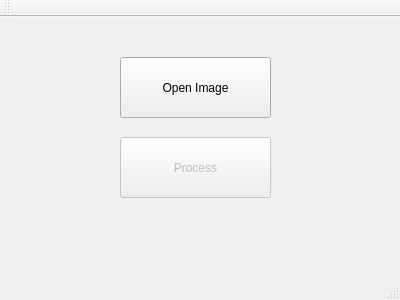
<?xml version="1.0" encoding="UTF-8"?>
<ui version="4.0">
 <class>MainWindow</class>
 <widget class="QMainWindow" name="MainWindow">
  <property name="geometry">
   <rect>
    <x>0</x>
    <y>0</y>
    <width>400</width>
    <height>300</height>
   </rect>
  </property>
  <property name="windowTitle">
   <string>MainWindow</string>
  </property>
  <widget class="QWidget" name="centralWidget">
   <widget class="QPushButton" name="pushButton">
    <property name="geometry">
     <rect>
      <x>120</x>
      <y>40</y>
      <width>151</width>
      <height>61</height>
     </rect>
    </property>
    <property name="text">
     <string>Open Image</string>
    </property>
   </widget>
   <widget class="QPushButton" name="pushButton_2">
    <property name="enabled">
     <bool>false</bool>
    </property>
    <property name="geometry">
     <rect>
      <x>120</x>
      <y>120</y>
      <width>151</width>
      <height>61</height>
     </rect>
    </property>
    <property name="text">
     <string>Process</string>
    </property>
   </widget>
  </widget>
  <widget class="QMenuBar" name="menuBar">
   <property name="geometry">
    <rect>
     <x>0</x>
     <y>0</y>
     <width>400</width>
     <height>22</height>
    </rect>
   </property>
  </widget>
  <widget class="QToolBar" name="mainToolBar">
   <attribute name="toolBarArea">
    <enum>TopToolBarArea</enum>
   </attribute>
   <attribute name="toolBarBreak">
    <bool>false</bool>
   </attribute>
  </widget>
  <widget class="QStatusBar" name="statusBar"/>
 </widget>
 <layoutdefault spacing="6" margin="11"/>
 <resources/>
 <connections/>
</ui>
